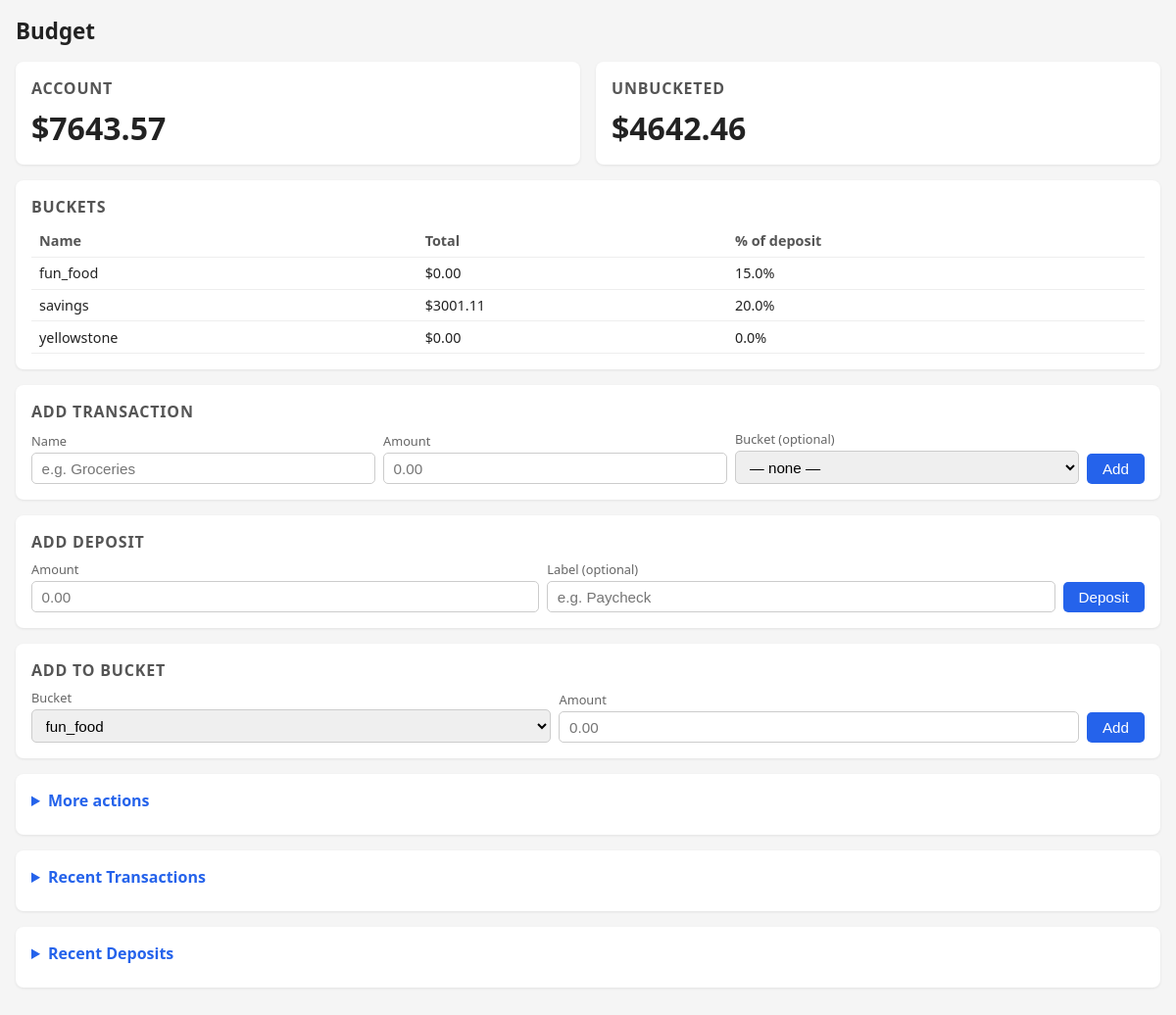
Before: / with the older database file.
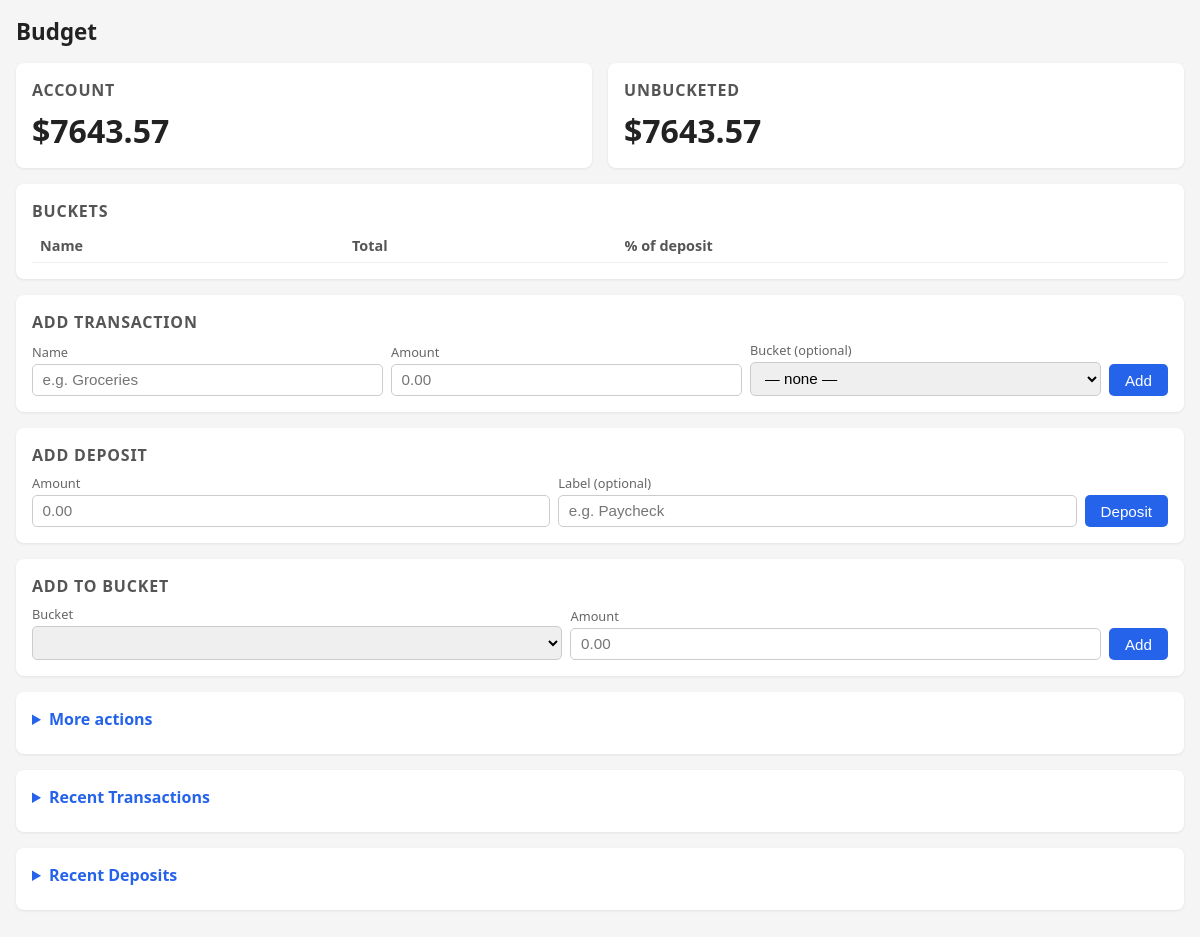
After: the same page with the newer database file.
### tables this page shows
CREATE TABLE accounts (
    id INTEGER PRIMARY KEY AUTOINCREMENT,
    name TEXT NOT NULL,
    total REAL DEFAULT 0.0
);

CREATE TABLE buckets (
    id INTEGER PRIMARY KEY AUTOINCREMENT,
    name TEXT NOT NULL
, total REAL DEFAULT 0.0, check_percentage REAL DEFAULT 0.0);

### app.py (the view)
@app.route("/")
def index():
    return render_template("index.html", **get_data())

### app.py (called while the page is built)
def get_data():
    conn = sqlite3.connect(DB_PATH)
    cur = conn.cursor()
    cur.execute("SELECT total FROM accounts WHERE name = 'total'")
    account_total = cur.fetchone()[0]
    cur.execute("SELECT id, name, total, check_percentage FROM buckets ORDER BY name")
    buckets = cur.fetchall()
    cur.execute("SELECT total FROM unbucketed")
    unbucketed = cur.fetchone()[0]
    cur.execute("""
        SELECT t.id, t.name, t.amount, b.name
        FROM transactions t LEFT JOIN buckets b ON t.bucket_id = b.id
        ORDER BY t.id DESC LIMIT 30
    """)
    transactions = cur.fetchall()
    cur.execute("SELECT id, amount, label FROM deposits ORDER BY id DESC LIMIT 20")
    deposits = cur.fetchall()
    conn.close()
    return dict(account_total=account_total, buckets=buckets,
                unbucketed=unbucketed, transactions=transactions, deposits=deposits)

### templates/index.html (shortened to what this page needs)
<!doctype html>
<html lang="en">
<head>
</head>
<body>
<h1>Budget</h1>
<div class="row">
  <div class="card">
    <h2>Account</h2>
    <div class="big">${{ "%.2f"|format(account_total) }}</div>
  </div>
  <div class="card">
    <h2>Unbucketed</h2>
    <div class="big {% if unbucketed < 0 %}neg{% endif %}">${{ "%.2f"|format(unbucketed) }}</div>
  </div>
</div>
<div class="card">
  <h2>Buckets</h2>
  <table>
    <tr><th>Name</th><th>Total</th><th>% of deposit</th></tr>
    {% for id, name, total, pct in buckets %}
    <tr>
      <td>{{ name }}</td>
      <td>${{ "%.2f"|format(total) }}</td>
      <td>{{ pct }}%</td>
    </tr>
    {% endfor %}
  </table>
</div>
<div class="card">
  <h2>Add Transaction</h2>
  <form method="post" action="/add-transaction">
    <div class="field"><label>Name</label><input name="name" required placeholder="e.g. Groceries"></div>
    <div class="field"><label>Amount</label><input name="amount" type="number" step="0.01" required placeholder="0.00"></div>
    <div class="field">
      <label>Bucket (optional)</label>
      <select name="bucket">
        <option value="">— none —</option>
      </select>
    </div>
    <button type="submit">Add</button>
  </form>
</div>
<div class="card">
  <h2>Add Deposit</h2>
  <form method="post" action="/add-deposit">
    <div class="field"><label>Amount</label><input name="amount" type="number" step="0.01" required placeholder="0.00"></div>
    <div class="field"><label>Label (optional)</label><input name="label" placeholder="e.g. Paycheck"></div>
    <button type="submit">Deposit</button>
  </form>
</div>
<div class="card">
  <h2>Add to Bucket</h2>
  <form method="post" action="/add-to-bucket">
    <div class="field">
      <label>Bucket</label>
      <select name="bucket" required>
        {% for id, name, total, pct in buckets %}
        <option value="{{ name }}">{{ name }}</option>
        {% endfor %}
      </select>
    </div>
    <div class="field"><label>Amount</label><input name="amount" type="number" step="0.01" required placeholder="0.00"></div>
    <button type="submit">Add</button>
  </form>
</div>
<div class="card">
  <details>
    <summary>More actions</summary>
  </details>
</div>
<div class="card">
  <details>
    <summary>Recent Transactions</summary>
  </details>
</div>
<div class="card">
  <details>
    <summary>Recent Deposits</summary>
  </details>
</div>
</body>
</html>

### templates/index.html (style rules this page uses)
* { box-sizing: border-box; margin: 0; padding: 0; }
body { font-family: system-ui, sans-serif; background: #f5f5f5; color: #222; padding: 1rem; }
h1 { font-size: 1.4rem; margin-bottom: 1rem; }
h2 { font-size: 1rem; margin-bottom: 0.5rem; color: #555; text-transform: uppercase; letter-spacing: 0.05em; }
.card { background: white; border-radius: 8px; padding: 1rem; margin-bottom: 1rem; box-shadow: 0 1px 3px rgba(0,0,0,0.08); }
.big { font-size: 2rem; font-weight: bold; }
.row { display: flex; gap: 1rem; flex-wrap: wrap; }
.row .card { flex: 1; min-width: 140px; }
table { width: 100%; border-collapse: collapse; font-size: 0.9rem; }
td, th { padding: 0.4rem 0.5rem; text-align: left; border-bottom: 1px solid #eee; }
th { font-weight: 600; color: #555; }
form { display: flex; flex-wrap: wrap; gap: 0.5rem; align-items: flex-end; }
input, select { padding: 0.4rem 0.6rem; border: 1px solid #ccc; border-radius: 5px; font-size: 0.95rem; width: 100%; }
.field { display: flex; flex-direction: column; gap: 0.2rem; flex: 1; min-width: 100px; }
label { font-size: 0.8rem; color: #666; }
button { padding: 0.45rem 1rem; background: #2563eb; color: white; border: none; border-radius: 5px; cursor: pointer; font-size: 0.95rem; white-space: nowrap; }
details summary { cursor: pointer; font-weight: 600; color: #2563eb; margin-bottom: 0.5rem; }

Changed rows visible on the page:
removed buckets: name "fun_food", total "0.00", check_percentage "15.0"
removed buckets: name "savings", total "3001.11", check_percentage "20.0"
removed buckets: name "yellowstone", total "0.00", check_percentage "0.0"
Other visible differences:
{{ "%.2f"|format(unbucketed) }}: "4642.46" → "7643.57"
form field bucket: "fun_food" → (not shown)
